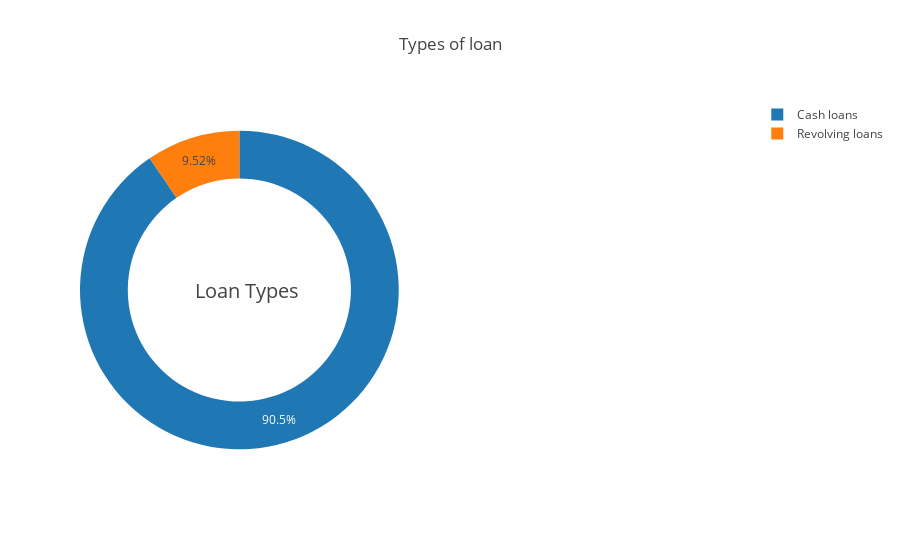

Write notebook code for a chart like this one.
### Markdown cell above
* **Rovolving loans :**  Arrangement which allows for the loan amount to be withdrawn, repaid, and redrawn again in any manner and any number of times, until the arrangement expires. Credit card loans and overdrafts are revolving loans. Also called evergreen loan

### Code cell
temp = application_train["NAME_CONTRACT_TYPE"].value_counts()
fig = {
  "data": [
    {
      "values": temp.values,
      "labels": temp.index,
      "domain": {"x": [0, .48]},
      #"name": "Types of Loans",
      #"hoverinfo":"label+percent+name",
      "hole": .7,
      "type": "pie"
    },
    
    ],
  "layout": {
        "title":"Types of loan",
        "annotations": [
            {
                "font": {
                    "size": 20
                },
                "showarrow": False,
                "text": "Loan Types",
                "x": 0.17,
                "y": 0.5
            }
            
        ]
    }
}
iplot(fig, filename='donut')

### Figure 1 — Plotly figure (JSON) as saved in the notebook; plotly's stock layout.template omitted (floating-point values rounded to 4 significant figures)
{"data": [{"domain": {"x": [0, 0.48]}, "hole": 0.7, "labels": ["Cash loans", "Revolving loans"], "type": "pie", "uid": "365e4e04-96d8-44dd-ba26-cc70659c677f", "values": [278232, 29279]}], "layout": {"annotations": [{"font": {"size": 20}, "showarrow": false, "text": "Loan Types", "x": 0.17, "y": 0.5}], "title": {"text": "Types of loan"}}}
